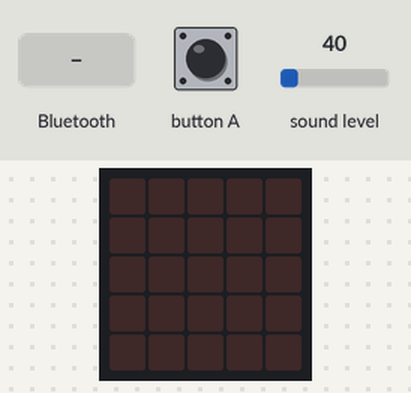
Bench run of a program on a simulated BBC micro:bit (MakeCode). Shown: the board's 5×5 LED display. Inputs (shaded band) come from the test bench; at power-on: sound level 40. What the program prints to the serial console is not drawn.

Above: at 1.2 s.
1.3 s: button A pressed for 0.15 s
At 2.0 s:
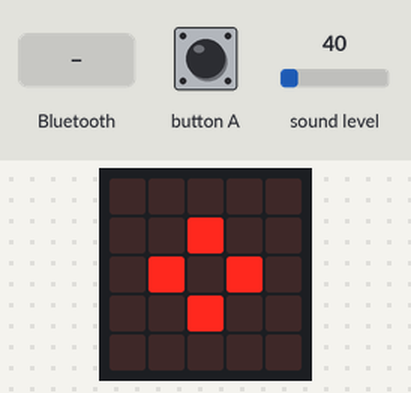
3.6 s: a phone connects over Bluetooth
At 3.9 s:
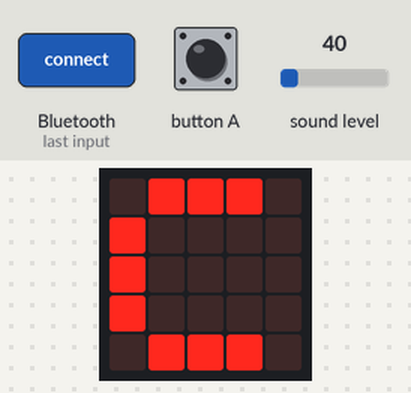
5.1 s: a phone disconnects over Bluetooth
At 6.2 s:
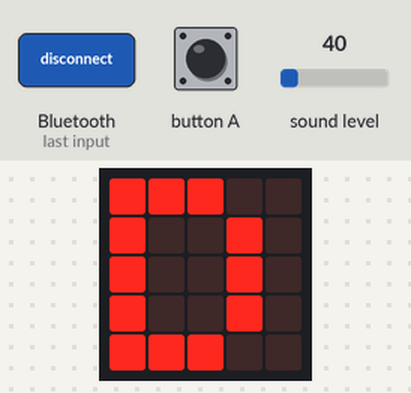
Timing chart, 0 to 8.1 s (numbered marks = the images above; inputs shaded):
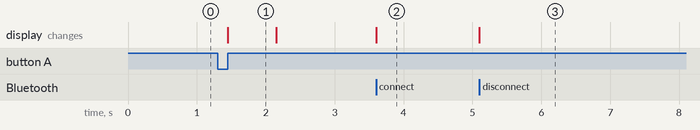

Measured:
- after the input at 1.3 s, the display: changes after 0.15 s (image 1)
- after the input at 3.6 s, the display: changes at once (image 2)
- after the input at 5.1 s, the display: changes at once (image 3)
- what the display in image 1 shows lasts 0.7 s, from 1.5 s to 2.2 s

The program:

main.ts
```typescript
// Inicializace Bluetooth UART
bluetooth.startUartService()

input.onButtonPressed(Button.A, function () {
    // Pošle signál pro změnu módu
    bluetooth.uartWriteString("m\n")
    basic.showIcon(IconNames.SmallDiamond)
    basic.pause(100)
    basic.clearScreen()
})

basic.forever(function () {
    // Snímání hlasitosti
    let volume = input.soundLevel()
    // Posílání hodnoty přes BT UART
    bluetooth.uartWriteString("v:" + volume + "\n")
    basic.pause(50)
})

// Volitelné: Ikona "B" po připojení k Arduinu
bluetooth.onBluetoothConnected(function () {
    basic.showString("C")
})
bluetooth.onBluetoothDisconnected(function () {
    basic.showString("D")
})
```

test.ts
```typescript
// Tady jsou testy. Při použití tohoto balíčku jako rozšíření nebude zkompilováno.
```
